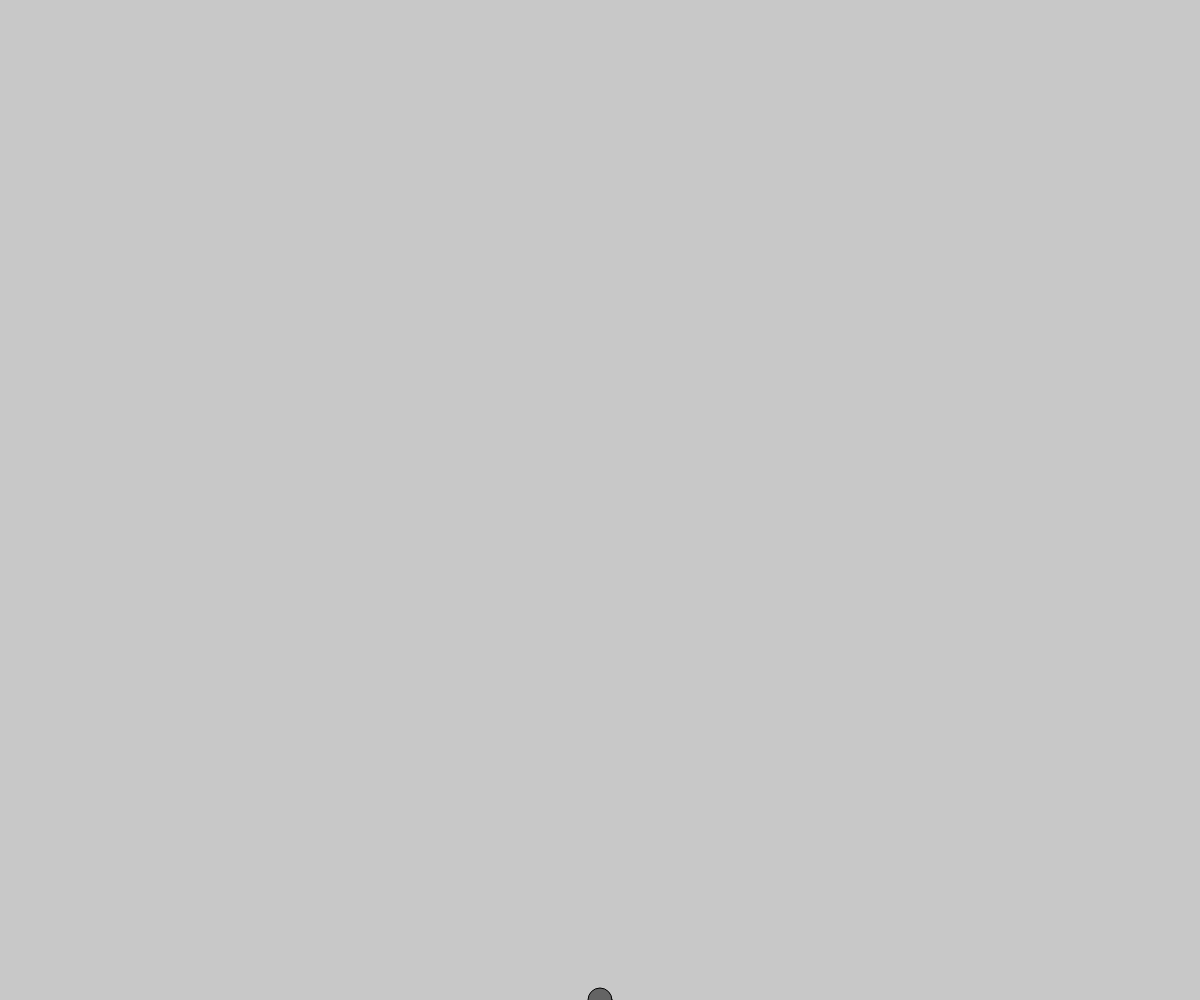
Frame 1 (no input)
Frame 60 (no input): blank canvas, image omitted
Frame 120 (the mouse pressed at the canvas centre since frame 60): blank canvas, image omitted

The p5.js sketch that drew this single still picture (run headless with seeded random() and noise() and a simulated clock; from frame 60 on, the mouse is pressed at the canvas centre):

// p5.js sketch
// ── sketch.js
// declaramos las variables
var x, y;

function setup() {
  createCanvas(windowWidth, windowHeight);
  // declaramos x e y en el centro
  x = width / 2;
  y = height;
  console.log(y);
}

function draw() {
  background(200);

  // Pintamos un circulos
  //stroke(50);
  fill(100);
  ellipse(x, y, 24, 24);

  // Movemos en eje horizontal de forma loca (aleatoria)
  x = x + random(-50, 50);
  // movemos para arriba de forma constante
  y = y - 1;

  // Lo reseteamos si llega a cero
  if (y < 0) {
    y = height;
  }
}
